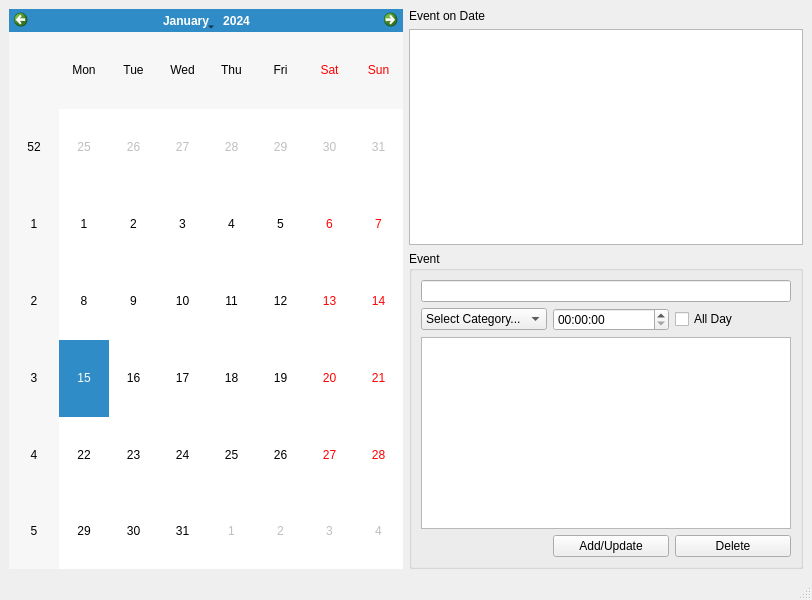
<?xml version="1.0" encoding="UTF-8"?>
<ui version="4.0">
 <class>MainWindow</class>
 <widget class="QMainWindow" name="MainWindow">
  <property name="geometry">
   <rect>
    <x>0</x>
    <y>0</y>
    <width>812</width>
    <height>600</height>
   </rect>
  </property>
  <property name="windowTitle">
   <string>My Calendar App</string>
  </property>
  <widget class="QWidget" name="centralwidget">
   <layout class="QHBoxLayout" name="horizontalLayout">
    <item>
     <widget class="QCalendarWidget" name="calendarWidget">
      <property name="sizePolicy">
       <sizepolicy hsizetype="Expanding" vsizetype="Expanding">
        <horstretch>0</horstretch>
        <verstretch>0</verstretch>
       </sizepolicy>
      </property>
     </widget>
    </item>
    <item>
     <layout class="QVBoxLayout" name="verticalLayout">
      <item>
       <widget class="QLabel" name="label">
        <property name="text">
         <string>Event on Date</string>
        </property>
       </widget>
      </item>
      <item>
       <widget class="QListWidget" name="listWidget"/>
      </item>
      <item>
       <widget class="QGroupBox" name="groupBox">
        <property name="title">
         <string>Event</string>
        </property>
        <layout class="QGridLayout" name="gridLayout">
         <item row="2" column="1">
          <widget class="QTimeEdit" name="event_time"/>
         </item>
         <item row="4" column="0" colspan="3">
          <widget class="QTextEdit" name="event_detail"/>
         </item>
         <item row="2" column="2">
          <widget class="QCheckBox" name="allday_check">
           <property name="text">
            <string>All Day</string>
           </property>
          </widget>
         </item>
         <item row="2" column="0">
          <widget class="QComboBox" name="event_category">
           <item>
            <property name="text">
             <string>Select Category...</string>
            </property>
           </item>
           <item>
            <property name="text">
             <string>New...</string>
            </property>
           </item>
           <item>
            <property name="text">
             <string>Work</string>
            </property>
           </item>
           <item>
            <property name="text">
             <string>Doctor</string>
            </property>
           </item>
           <item>
            <property name="text">
             <string>Meeting</string>
            </property>
           </item>
          </widget>
         </item>
         <item row="0" column="0" colspan="3">
          <widget class="QLineEdit" name="event_title"/>
         </item>
         <item row="5" column="1">
          <widget class="QPushButton" name="add_button">
           <property name="text">
            <string>Add/Update</string>
           </property>
          </widget>
         </item>
         <item row="5" column="2">
          <widget class="QPushButton" name="del_button">
           <property name="text">
            <string>Delete</string>
           </property>
          </widget>
         </item>
        </layout>
       </widget>
      </item>
     </layout>
    </item>
   </layout>
  </widget>
  <widget class="QMenuBar" name="menubar">
   <property name="geometry">
    <rect>
     <x>0</x>
     <y>0</y>
     <width>812</width>
     <height>34</height>
    </rect>
   </property>
  </widget>
  <widget class="QStatusBar" name="statusbar"/>
 </widget>
 <resources/>
 <connections/>
</ui>
